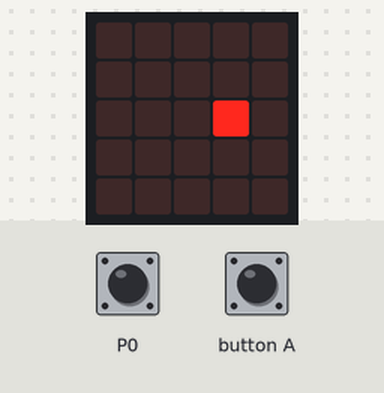
A program run on a simulated BBC micro:bit (MakeCode). Parts: the board's 5×5 LED display.

Above: at 0.15 s.
At 1.21 s:
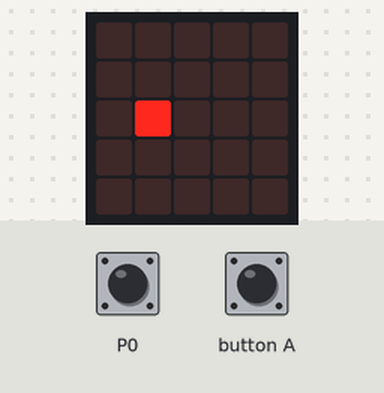
At 2.03 s:
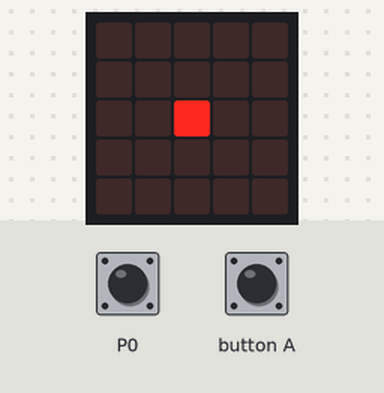
At 2.57 s:
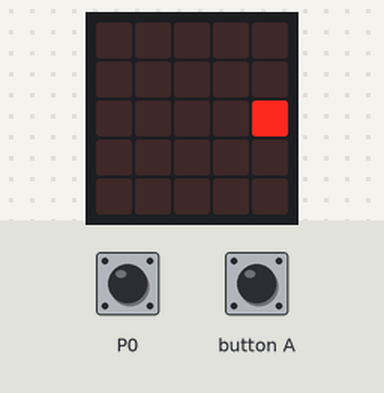

The program:

main.ts
```typescript
input.onPinPressed(TouchPin.P0, function () {
    if (sprite.get(LedSpriteProperty.X) == 2) {
        game.addScore(1)
    } else {
        game.gameOver()
    }
})
input.onButtonPressed(Button.A, function () {

})
let wacht = 0
let sprite: game.LedSprite = null
sprite = game.createSprite(2, 2)
basic.forever(function () {
    if (game.score() == 1) {
        wacht = 230
    }
})
basic.forever(function () {
    if (game.score() == 2) {
        wacht = 210
    }
})
basic.forever(function () {
    if (game.score() == 0) {
        wacht = 250
    }
})
basic.forever(function () {
    if (game.score() == 9) {
        wacht = 150
    }
})
basic.forever(function () {
    if (game.score() == 5) {
        wacht = 190
    }
})
basic.forever(function () {
    if (game.score() == 7) {
        wacht = 180
    }
})
basic.forever(function () {
    if (game.score() == 11) {
        wacht = 130
    }
})
basic.forever(function () {
    if (game.score() == 12) {
        wacht = 120
    }
})
basic.forever(function () {
    if (game.score() == 14) {
        wacht = 100
    }
})
basic.forever(function () {
    if (game.score() == 15) {
        basic.showLeds(`
            . . . . .
            . . . . .
            . . # . .
            . . . . .
            . . . . .
            `)
        basic.showLeds(`
            . . . . .
            . # # # .
            . # # # .
            . # # # .
            . . . . .
            `)
        basic.showLeds(`
            # # # # #
            # # # # #
            # # # # #
            # # # # #
            # # # # #
            `)
        basic.showLeds(`
            . . . . .
            . # # # .
            . # # # .
            . # # # .
            . . . . .
            `)
        basic.showLeds(`
            . . . . .
            . . . . .
            . . # . .
            . . . . .
            . . . . .
            `)
        basic.showString("gewonnen!")
    }
})
basic.forever(function () {
    sprite.move(1)
    sprite.ifOnEdgeBounce()
    basic.pause(wacht)
})
```

test.ts
```typescript
// tests gaan hier; deze zal niet worden gecompileerd wanneer dit pakket wordt gebruikt als extensie.
```

Measured:
- by itself, everything shown: repeats every 2.2 s, in 8 steps
